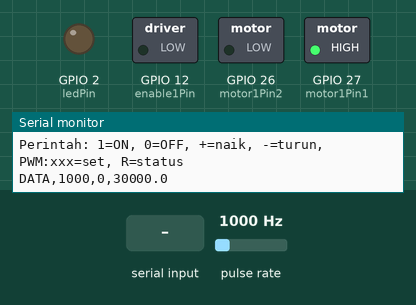
This sketch was run on a simulated ESP32. Parts: switched loads named in the sketch (green lamp = pin HIGH), output pins drawn as LEDs (lit = HIGH), the last lines printed to the serial monitor. Wiring (inferred from the names in the program): pulse sensor: data GPIO 13. The inputs (shaded band) are chosen by the test bench; at power-on: pulse rate 1000 Hz.

Above: at 1.2 s.
1.3 s: "1\n" received over Serial
At 1.8 s:
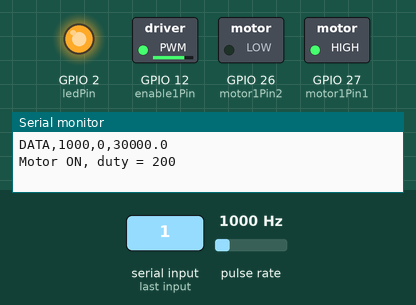
2.8 s: "-\n" received over Serial
At 4.0 s:
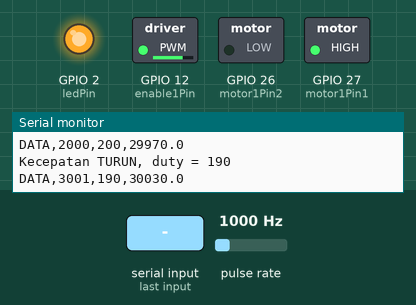
4.3 s: "PWM:90\n" received over Serial
At 5.3 s:
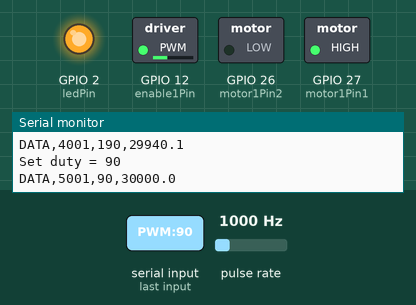
5.8 s: "0\n" received over Serial
At 6.4 s:
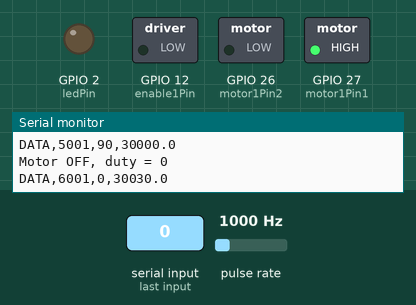
7.3 s: "+\n" received over Serial
At 7.6 s:
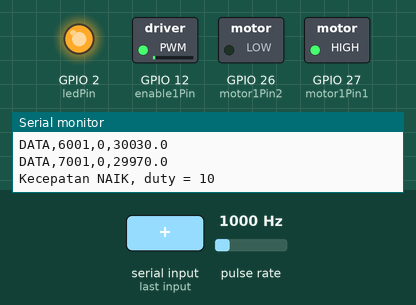
8.8 s: "PWM:\n" received over Serial
At 9.9 s:
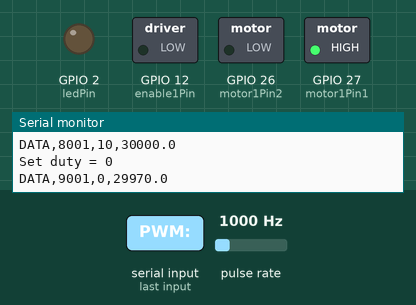
Timing chart, 0 to 11.3 s (numbered marks = the images above; inputs shaded):
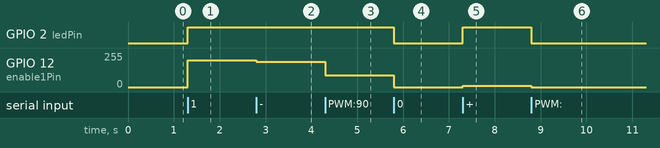

The sketch:

imclab_naik_turun.ino
```cpp
/*********************************************************
 * MODUL 2 - iMCLab dikendalikan dari Python (Serial)
 * ESP32 + Motor DC + sensor RPM
 *
 * Perintah (diakhiri newline '\n', 115200 baud):
 *   1        -> Motor ON (pakai duty terakhir, default 200)
 *   0        -> Motor OFF
 *   +        -> Naikkan duty +10
 *   -        -> Turunkan duty -10
 *   PWM:xxx  -> Set duty langsung (0-255)
 *   R        -> Kirim status sekarang
 *
 * Output otomatis tiap 1 detik (untuk dibaca Python):
 *   DATA,<millis>,<duty>,<rpm>
 *********************************************************/

// ---------------- Pin ----------------
const int  ledPin     = 2;
const int  motor1Pin1 = 27;
const int  motor1Pin2 = 26;
const int  enable1Pin = 12;
const byte pin_rpm    = 13;

// ---------------- PWM ----------------
const int freq       = 30000;
const int pwmChannel = 0;
const int resolution = 8;

int dutyCycle = 0;
const int DUTY_DEFAULT = 200;
const int DUTY_STEP    = 10;
const int DUTY_MIN     = 0;
const int DUTY_MAX     = 255;

// ---------------- Sensor RPM ----------------
const int HOLES = 2;
const unsigned long DEBOUNCE_US = 500;
volatile unsigned int  rev = 0;
volatile unsigned long lastPulseTime = 0;

float rpm = 0.0;
unsigned long oldTime = 0;

String inputString = "";

// ============================================================
void IRAM_ATTR isr()
{
  unsigned long now = micros();
  if (now - lastPulseTime > DEBOUNCE_US)
  {
    rev++;
    lastPulseTime = now;
  }
}

// PWM kompatibel ESP32 core 2.x dan 3.x
void pwmSetup()
{
#if defined(ESP_ARDUINO_VERSION_MAJOR) && ESP_ARDUINO_VERSION_MAJOR >= 3
  ledcAttach(enable1Pin, freq, resolution);
#else
  ledcSetup(pwmChannel, freq, resolution);
  ledcAttachPin(enable1Pin, pwmChannel);
#endif
}

void pwmWrite(int duty)
{
#if defined(ESP_ARDUINO_VERSION_MAJOR) && ESP_ARDUINO_VERSION_MAJOR >= 3
  ledcWrite(enable1Pin, duty);
#else
  ledcWrite(pwmChannel, duty);
#endif
}

// ============================================================
void applyMotor()
{
  digitalWrite(motor1Pin1, HIGH);
  digitalWrite(motor1Pin2, LOW);
  pwmWrite(dutyCycle);
  digitalWrite(ledPin, dutyCycle > 0 ? HIGH : LOW);
}

void MotorOn()
{
  if (dutyCycle == 0) dutyCycle = DUTY_DEFAULT;
  applyMotor();
  Serial.print("Motor ON, duty = ");
  Serial.println(dutyCycle);
}

void MotorOff()
{
  dutyCycle = 0;
  applyMotor();
  Serial.println("Motor OFF, duty = 0");
}

void naikkanKecepatan()
{
  dutyCycle = constrain(dutyCycle + DUTY_STEP, DUTY_MIN, DUTY_MAX);
  applyMotor();
  Serial.print("Kecepatan NAIK, duty = ");
  Serial.println(dutyCycle);
}

void turunkanKecepatan()
{
  dutyCycle = constrain(dutyCycle - DUTY_STEP, DUTY_MIN, DUTY_MAX);
  applyMotor();
  Serial.print("Kecepatan TURUN, duty = ");
  Serial.println(dutyCycle);
}

void setDuty(int val)
{
  dutyCycle = constrain(val, DUTY_MIN, DUTY_MAX);
  applyMotor();
  Serial.print("Set duty = ");
  Serial.println(dutyCycle);
}

void kirimData()
{
  Serial.print("DATA,");
  Serial.print(millis());
  Serial.print(",");
  Serial.print(dutyCycle);
  Serial.print(",");
  Serial.println(rpm, 1);
}

// Hitung RPM + kirim DATA tiap 1 detik
void hitungRPM()
{
  unsigned long cur = millis();
  unsigned long dt = cur - oldTime;
  if (dt >= 1000)
  {
    noInterrupts();
    unsigned int pulsa = rev;
    rev = 0;
    interrupts();

    rpm = ((float)pulsa / HOLES) * (60000.0 / (float)dt);
    oldTime = cur;
    kirimData();
  }
}

// ============================================================
void prosesPerintah(String cmd)
{
  cmd.trim();
  if (cmd.length() == 0) return;

  String up = cmd;
  up.toUpperCase();

  if (up.startsWith("PWM:"))
  {
    setDuty(cmd.substring(4).toInt());
  }
  else if (cmd == "1")      MotorOn();
  else if (cmd == "0")      MotorOff();
  else if (cmd == "+")      naikkanKecepatan();
  else if (cmd == "-")      turunkanKecepatan();
  else if (up == "R")       kirimData();
  else
  {
    Serial.print("Perintah tidak dikenal: ");
    Serial.println(cmd);
  }
}

// ============================================================
void setup()
{
  Serial.begin(115200);

  pinMode(ledPin, OUTPUT);
  pinMode(motor1Pin1, OUTPUT);
  pinMode(motor1Pin2, OUTPUT);
  pinMode(enable1Pin, OUTPUT);
  pinMode(pin_rpm, INPUT_PULLUP);

  attachInterrupt(digitalPinToInterrupt(pin_rpm), isr, FALLING);

  pwmSetup();
  dutyCycle = 0;
  applyMotor();              // motor mati saat start
  oldTime = millis();

  Serial.println("ESP32 Motor Controller siap.");
  Serial.println("Perintah: 1=ON, 0=OFF, +=naik, -=turun, PWM:xxx=set, R=status");
}

void loop()
{
  hitungRPM();

  while (Serial.available() > 0)
  {
    char c = Serial.read();
    if (c == '\n' || c == '\r')
    {
      prosesPerintah(inputString);
      inputString = "";
    }
    else
    {
      inputString += c;
    }
  }
}
```

Measured:
- after the input at 1.3 s, GPIO 2 (ledPin): LOW → HIGH at once; GPIO 12 (enable1Pin): 0/255 → 199/255 at once
- after the input at 2.8 s, GPIO 12 (enable1Pin): 199/255 → 189/255 at once
- after the input at 4.3 s, GPIO 12 (enable1Pin): 189/255 → 90/255 at once
- after the input at 5.8 s, GPIO 2 (ledPin): HIGH → LOW at once; GPIO 12 (enable1Pin): 90/255 → 0/255 at once
- after the input at 7.3 s, GPIO 2 (ledPin): LOW → HIGH at once; GPIO 12 (enable1Pin): 0/255 → 10/255 at once
- after the input at 8.8 s, GPIO 2 (ledPin): HIGH → LOW at once; GPIO 12 (enable1Pin): 10/255 → 0/255 at once
